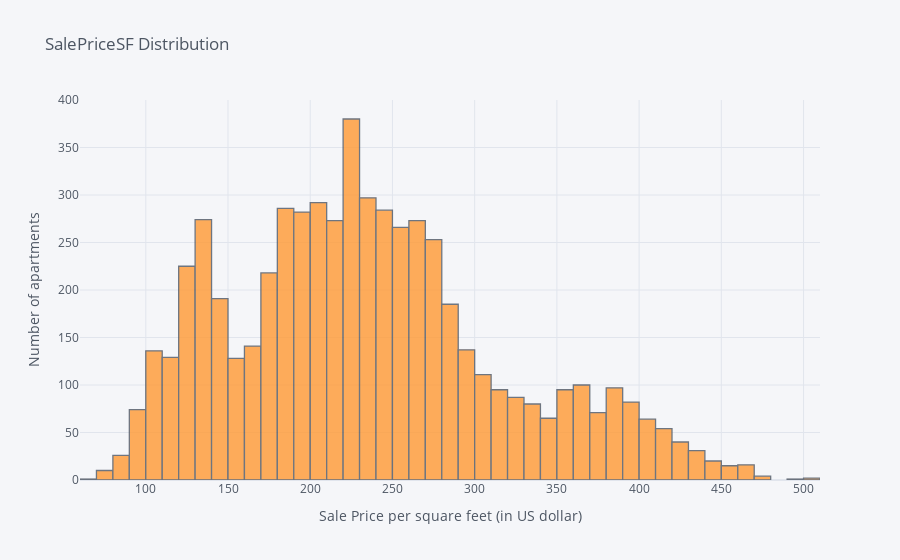

Here is the notebook cell this chart was saved with:
### Code cell
data_new['SalePriceSF'].iplot(kind='hist', xTitle='Sale Price per square feet (in US dollar)',
                  yTitle='Number of apartments', title='SalePriceSF Distribution')

### Figure 1 — Plotly figure (JSON) as saved in the notebook; plotly's stock layout.template omitted (floating-point values rounded to 4 significant figures; data arrays with more than 128 entries replaced by an {"elided": "..."} marker saying what was removed)
{"data": [{"histfunc": "count", "histnorm": "", "marker": {"color": "rgba(255, 153, 51, 1.0)", "line": {"color": "#4D5663", "width": 1.3}}, "name": "SalePriceSF", "opacity": 0.8, "orientation": "v", "type": "histogram", "x": {"elided": "5891 float values"}}], "layout": {"barmode": "overlay", "legend": {"bgcolor": "#F5F6F9", "font": {"color": "#4D5663"}}, "paper_bgcolor": "#F5F6F9", "plot_bgcolor": "#F5F6F9", "title": {"font": {"color": "#4D5663"}, "text": "SalePriceSF Distribution"}, "xaxis": {"gridcolor": "#E1E5ED", "showgrid": true, "tickfont": {"color": "#4D5663"}, "title": {"font": {"color": "#4D5663"}, "text": "Sale Price per square feet (in US dollar)"}, "zerolinecolor": "#E1E5ED"}, "yaxis": {"gridcolor": "#E1E5ED", "showgrid": true, "tickfont": {"color": "#4D5663"}, "title": {"font": {"color": "#4D5663"}, "text": "Number of apartments"}, "zerolinecolor": "#E1E5ED"}}}
